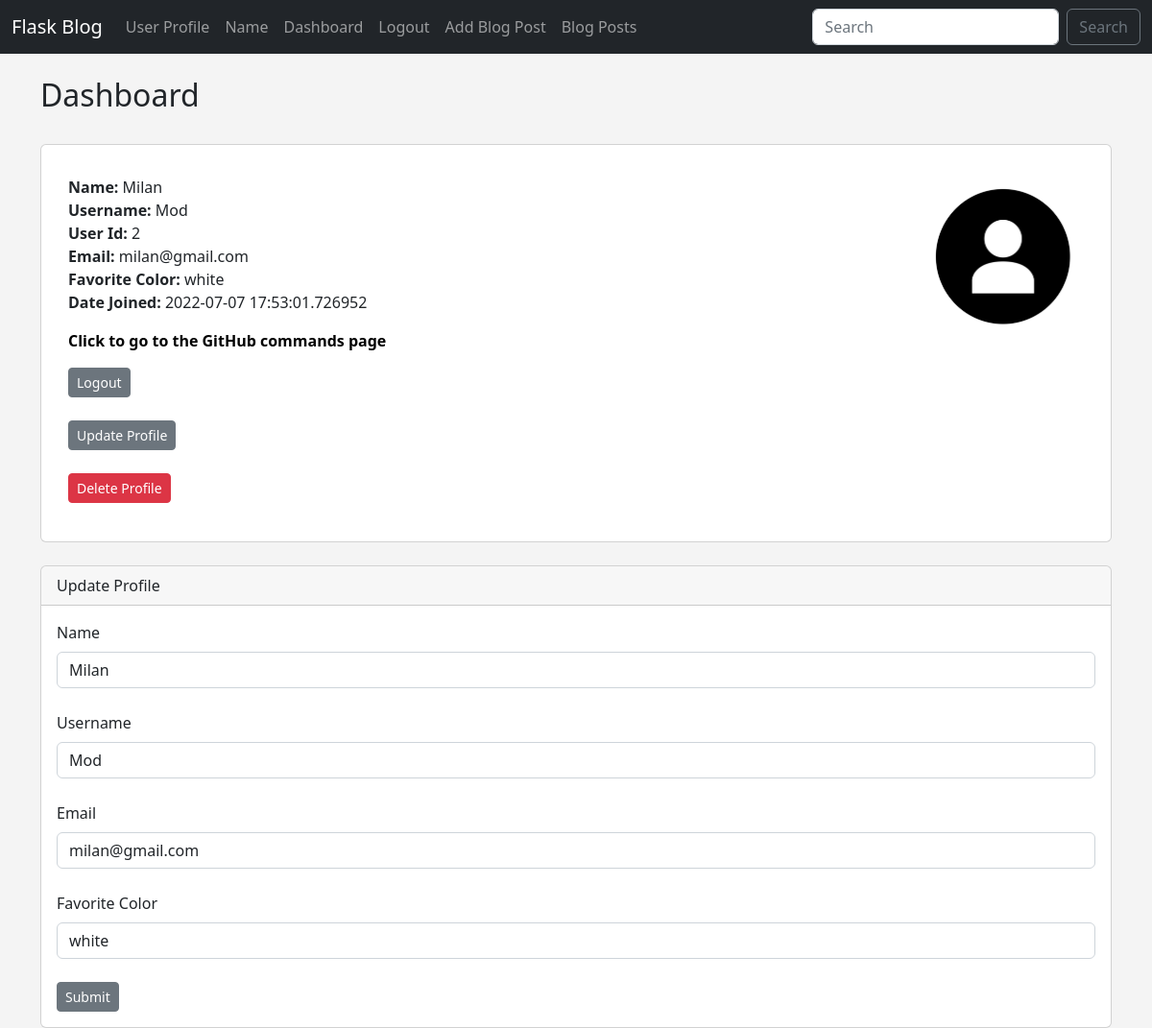
/dashboard (signed in), run on the app's committed database.
### app.py (models this page shows, shortened)
class Users(db.Model, UserMixin):
	id = db.Column(db.Integer, primary_key=True)
	username = db.Column(db.String(20), nullable=False, unique=True)
	name = db.Column(db.String(200), nullable=False)
	email = db.Column(db.String(120), nullable=False, unique=True)
	favorite_color = db.Column(db.String(120))
	date_added = db.Column(db.DateTime, default=datetime.utcnow)
	password_hash = db.Column(db.String(128))
	posts = db.relationship('Posts', backref='poster')
	@property
	def password(self):
		raise AttributeError('password is not a readable attribute!')

### app.py (the view)
@app.route('/dashboard', methods=['GET', 'POST'])
@login_required
def dashboard():
	form = UserForm()
	id = current_user.id
	name_to_update = Users.query.get_or_404(id)
	if request.method == "POST":
		name_to_update.name = request.form['name']
		name_to_update.email = request.form['email']
		name_to_update.favorite_color = request.form['favorite_color']
		name_to_update.username = request.form['username']
		try:
			db.session.commit()
			flash("User Updated Successfully")
			return render_template("dashboard.html",
				form=form,
				name_to_update=name_to_update,
				id=id)
		except:
			flash("Error! Looks like there was a problem...try again")
			return render_template("dashboard.html",
				form=form,
				name_to_update=name_to_update)
	else:
		return render_template("dashboard.html",
				form=form,
				name_to_update=name_to_update,
				id=id)
	return render_template('dashboard.html')

### webforms.py
class UserForm(FlaskForm):
	name = StringField("Name", validators=[DataRequired()])
	username = StringField("Username", validators=[DataRequired()])
	email = StringField("Email", validators=[DataRequired()])
	favorite_color = StringField("Favorite Color")
	password_hash = PasswordField('Password', validators=[DataRequired(), EqualTo('password_hash2', message='Passwords Must Match!')])
	password_hash2 = PasswordField('Confirm Password', validators=[DataRequired()])
	submit = SubmitField("Submit")

class SearchForm(FlaskForm):
	searched = StringField("Searched", validators=[DataRequired()])
	submit = SubmitField("Submit")

### app.py (called while the page is built)
@login_manager.user_loader
def load_user(user_id):
	return Users.query.get(int(user_id))

@app.context_processor
def base():
	form = SearchForm()
	return dict(form=form)

### templates/dashboard.html (shortened to what this page needs)
{% extends 'base.html' %}
{% block content %}
	<h2>Dashboard</h2>
	<br/>
	<div class="card">
  	<div class="card-body">
    	<p class="card-text">
    	<div class="container">
    		<div class="row">
    			<div class="col-8">
    	<strong>Name: </strong>{{ current_user.name }}<br/>
		<strong>Username: </strong>{{ current_user.username }}<br/>
		<strong>User Id: </strong>{{ current_user.id }}<br/>
		<strong>Email: </strong>{{ current_user.email }}<br/>
		<strong>Favorite Color: </strong>{{ current_user.favorite_color }}<br/>
		<strong>Date Joined: </strong>{{ current_user.date_added }}<br/></p>
		<p><strong><a href="https://codemy.com/git/">Click to go to the GitHub commands page</a></strong></p>
    	<a href="{{ url_for('logout') }}" class="btn btn-secondary btn-sm">Logout</a><br/><br/>
    	<a href="{{ url_for('update', id=current_user.id) }}" class="btn btn-secondary btn-sm">Update Profile</a><br/><br/>
    	<a href="{{ url_for('delete', id=current_user.id) }}" class="btn btn-danger btn-sm">Delete Profile</a><br/><br/>
    	</div>
    		<div class="col-4">
    			<img src="{{ url_for('static', filename='images/default_profile.png') }}" width="200" align="right">
    	</div>
    </div>
	</div>
<br/>
<div class="card">
  	<div class="card-header">
    	Update Profile
  	</div>
  	<div class="card-body">
  		<form action="/dashboard" method="POST">
			{{ form.name.label(class="form-label") }}
			{{ form.name(class="form-control", value=name_to_update.name) }}
			<br/>
			{{ form.username.label(class="form-label") }}
			{{ form.username(class="form-control", value=name_to_update.username) }}
			<br/>
			{{ form.email.label(class="form-label") }}
			{{ form.email(class="form-control", value=name_to_update.email) }}
			<br/>
			{{ form.favorite_color.label(class="form-label") }}
			{{ form.favorite_color(class="form-control", value=name_to_update.favorite_color) }}
			<br/>
			{{ form.submit(class="btn btn-secondary btn-sm") }}
		</form>
	</div>
{% endblock %}

### static/css/style.css (style rules this page uses)
body { background: #f4f4f4; }
img { display: block; margin-left: auto; margin-right: auto; width: 50%; }
a { text-decoration: none; color: black; }

### data on the page
Users: name "Milan", username "Mod", id "2", email "milan@gmail.com", favorite_color "white", date_added "2022-07-07 17:53:01.726952"
